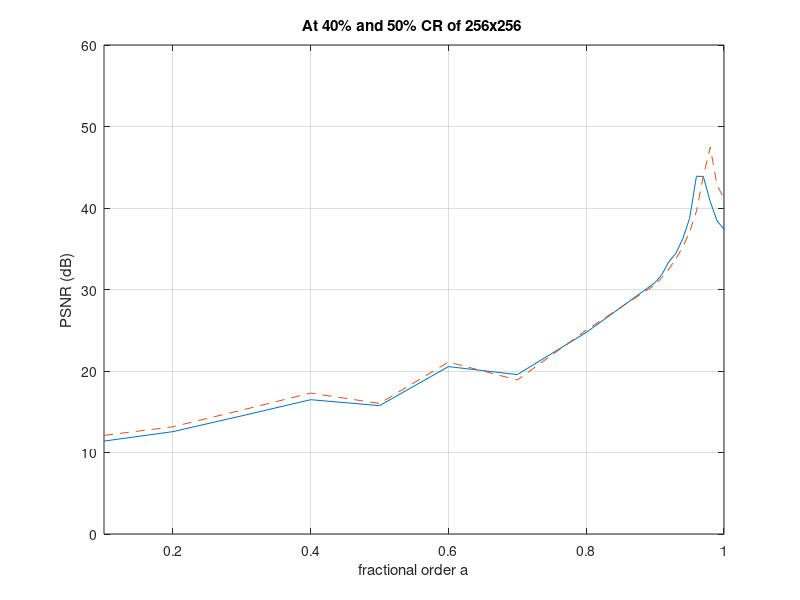
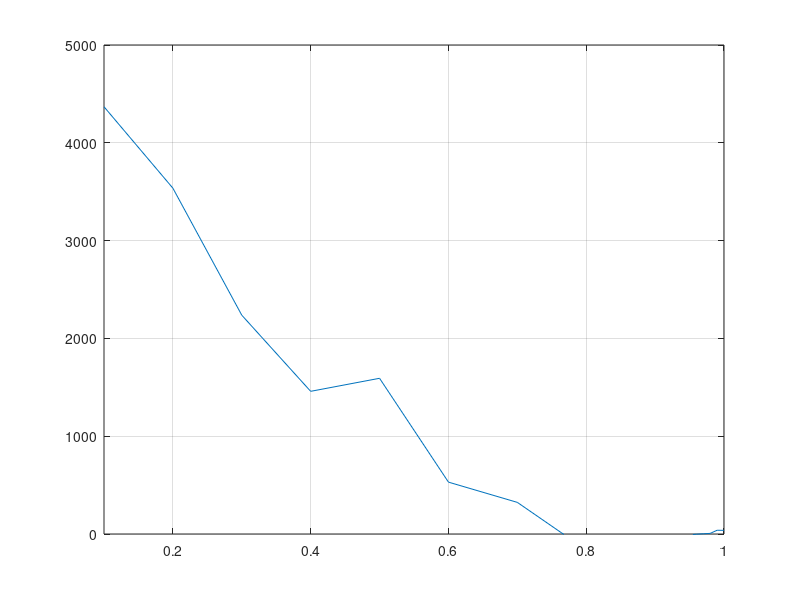

MATLAB code to generate these figures, in order:
clc
clear all
a40=[12.1 13.16 15.2 17.293 16.02 21.1 18.90 25.01 30.58 31.48 32.52  33.73 35.20 37.03 39.61 43.91 47.46  42.77 41.19];
b=[0.1 0.2 0.3 0.4 0.5 0.6 0.7 0.8 0.9 0.91 0.92 0.93 0.94 0.95 0.96 0.97 0.98 0.99 1];
a50=[11.4 12.56 14.5 16.48 15.75 20.54 19.56 24.73 30.85 31.86 33.42 34.42 36.20 38.71 43.9 43.87 40.8 38.4 37.4 ]
mse50=[4368.5 3536.01 2237.4 1458.9 1592.14 530.42 323.37 -162.39 -48.52 -38.7 -29.65 -21.55 -14.2 -7.7 -2.1  2.46 6.37 38.4 37.4];

plot(b,a50,b,a40,'--')
axis([0.1 1 0 60])
grid on
xlabel('fractional order a')
ylabel('PSNR (dB)')
title('At 40% and 50% CR of 256x256 ')
figure
plot(b,mse50)
grid on
axis([0.1 1 0 5000]);
